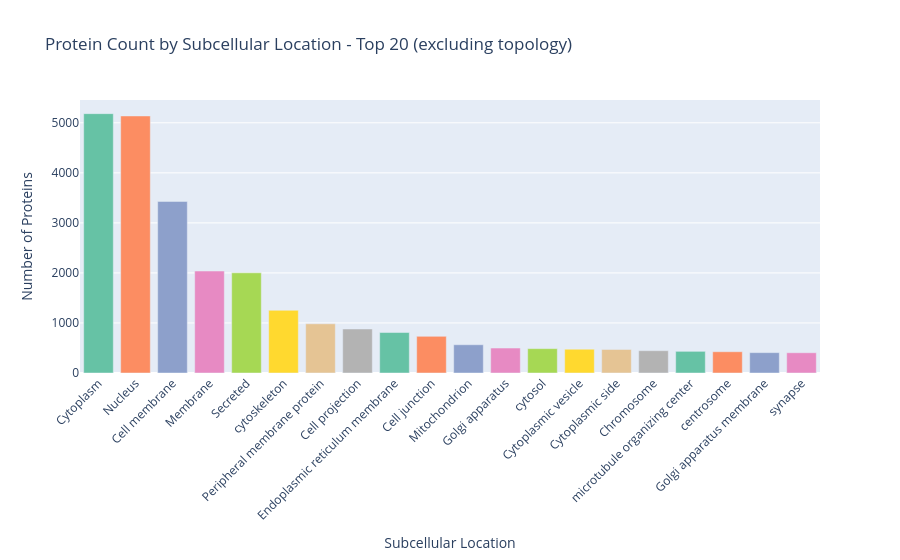

The notebook cell this image was saved under:
### Code cell
# Location distribution bar chart - Top 20 locations by count
if 'Location Categories' in df.columns:
    print("📍 Protein Count by Subcellular Location (Top 20):")
    
    # Explode and count locations
    df_exploded = df.explode('Location Categories')
    df_exploded = df_exploded[df_exploded['Location Categories'].notna()]
    
    # Exclude membrane topology categories (Single-pass, Multi-pass, Lipid-anchor)
    exclude_pattern = 'Single-pass|Multi-pass|Lipid-anchor'
    df_exploded = df_exploded[~df_exploded['Location Categories'].astype(str).str.contains(exclude_pattern, case=False, regex=True)]
    
    location_counts = df_exploded['Location Categories'].value_counts().head(20)
    
    fig = px.bar(
        x=location_counts.index,
        y=location_counts.values,
        title="Protein Count by Subcellular Location - Top 20 (excluding topology)",
        labels={'x': 'Subcellular Location', 'y': 'Number of Proteins'},
        color=location_counts.index,
        color_discrete_sequence=px.colors.qualitative.Set2
    )
    fig.update_layout(showlegend=False, xaxis_tickangle=-45)
    fig.show()
else:
    print("ℹ️ Location column not available.")

### Figure 1 — Plotly figure (JSON) as saved in the notebook; plotly's stock layout.template omitted (floating-point values rounded to 4 significant figures)
{"data": [{"hovertemplate": "color=Cytoplasm<br>Subcellular Location=%{x}<br>Number of Proteins=%{y}<extra></extra>", "legendgroup": "Cytoplasm", "marker": {"color": "rgb(102,194,165)", "pattern": {"shape": ""}}, "name": "Cytoplasm", "orientation": "v", "showlegend": true, "textposition": "auto", "type": "bar", "x": ["Cytoplasm"], "xaxis": "x", "y": [5183], "yaxis": "y"}, {"hovertemplate": "color=Nucleus<br>Subcellular Location=%{x}<br>Number of Proteins=%{y}<extra></extra>", "legendgroup": "Nucleus", "marker": {"color": "rgb(252,141,98)", "pattern": {"shape": ""}}, "name": "Nucleus", "orientation": "v", "showlegend": true, "textposition": "auto", "type": "bar", "x": ["Nucleus"], "xaxis": "x", "y": [5137], "yaxis": "y"}, {"hovertemplate": "color=Cell membrane<br>Subcellular Location=%{x}<br>Number of Proteins=%{y}<extra></extra>", "legendgroup": "Cell membrane", "marker": {"color": "rgb(141,160,203)", "pattern": {"shape": ""}}, "name": "Cell membrane", "orientation": "v", "showlegend": true, "textposition": "auto", "type": "bar", "x": ["Cell membrane"], "xaxis": "x", "y": [3429], "yaxis": "y"}, {"hovertemplate": "color=Membrane<br>Subcellular Location=%{x}<br>Number of Proteins=%{y}<extra></extra>", "legendgroup": "Membrane", "marker": {"color": "rgb(231,138,195)", "pattern": {"shape": ""}}, "name": "Membrane", "orientation": "v", "showlegend": true, "textposition": "auto", "type": "bar", "x": ["Membrane"], "xaxis": "x", "y": [2038], "yaxis": "y"}, {"hovertemplate": "color=Secreted<br>Subcellular Location=%{x}<br>Number of Proteins=%{y}<extra></extra>", "legendgroup": "Secreted", "marker": {"color": "rgb(166,216,84)", "pattern": {"shape": ""}}, "name": "Secreted", "orientation": "v", "showlegend": true, "textposition": "auto", "type": "bar", "x": ["Secreted"], "xaxis": "x", "y": [2002], "yaxis": "y"}, {"hovertemplate": "color=cytoskeleton<br>Subcellular Location=%{x}<br>Number of Proteins=%{y}<extra></extra>", "legendgroup": "cytoskeleton", "marker": {"color": "rgb(255,217,47)", "pattern": {"shape": ""}}, "name": "cytoskeleton", "orientation": "v", "showlegend": true, "textposition": "auto", "type": "bar", "x": ["cytoskeleton"], "xaxis": "x", "y": [1253], "yaxis": "y"}, {"hovertemplate": "color=Peripheral membrane protein<br>Subcellular Location=%{x}<br>Number of Proteins=%{y}<extra></extra>", "legendgroup": "Peripheral membrane protein", "marker": {"color": "rgb(229,196,148)", "pattern": {"shape": ""}}, "name": "Peripheral membrane protein", "orientation": "v", "showlegend": true, "textposition": "auto", "type": "bar", "x": ["Peripheral membrane protein"], "xaxis": "x", "y": [983], "yaxis": "y"}, {"hovertemplate": "color=Cell projection<br>Subcellular Location=%{x}<br>Number of Proteins=%{y}<extra></extra>", "legendgroup": "Cell projection", "marker": {"color": "rgb(179,179,179)", "pattern": {"shape": ""}}, "name": "Cell projection", "orientation": "v", "showlegend": true, "textposition": "auto", "type": "bar", "x": ["Cell projection"], "xaxis": "x", "y": [880], "yaxis": "y"}, {"hovertemplate": "color=Endoplasmic reticulum membrane<br>Subcellular Location=%{x}<br>Number of Proteins=%{y}<extra></extra>", "legendgroup": "Endoplasmic reticulum membrane", "marker": {"color": "rgb(102,194,165)", "pattern": {"shape": ""}}, "name": "Endoplasmic reticulum membrane", "orientation": "v", "showlegend": true, "textposition": "auto", "type": "bar", "x": ["Endoplasmic reticulum membrane"], "xaxis": "x", "y": [809], "yaxis": "y"}, {"hovertemplate": "color=Cell junction<br>Subcellular Location=%{x}<br>Number of Proteins=%{y}<extra></extra>", "legendgroup": "Cell junction", "marker": {"color": "rgb(252,141,98)", "pattern": {"shape": ""}}, "name": "Cell junction", "orientation": "v", "showlegend": true, "textposition": "auto", "type": "bar", "x": ["Cell junction"], "xaxis": "x", "y": [732], "yaxis": "y"}, {"hovertemplate": "color=Mitochondrion<br>Subcellular Location=%{x}<br>Number of Proteins=%{y}<extra></extra>", "legendgroup": "Mitochondrion", "marker": {"color": "rgb(141,160,203)", "pattern": {"shape": ""}}, "name": "Mitochondrion", "orientation": "v", "showlegend": true, "textposition": "auto", "type": "bar", "x": ["Mitochondrion"], "xaxis": "x", "y": [565], "yaxis": "y"}, {"hovertemplate": "color=Golgi apparatus<br>Subcellular Location=%{x}<br>Number of Proteins=%{y}<extra></extra>", "legendgroup": "Golgi apparatus", "marker": {"color": "rgb(231,138,195)", "pattern": {"shape": ""}}, "name": "Golgi apparatus", "orientation": "v", "showlegend": true, "textposition": "auto", "type": "bar", "x": ["Golgi apparatus"], "xaxis": "x", "y": [499], "yaxis": "y"}, {"hovertemplate": "color=cytosol<br>Subcellular Location=%{x}<br>Number of Proteins=%{y}<extra></extra>", "legendgroup": "cytosol", "marker": {"color": "rgb(166,216,84)", "pattern": {"shape": ""}}, "name": "cytosol", "orientation": "v", "showlegend": true, "textposition": "auto", "type": "bar", "x": ["cytosol"], "xaxis": "x", "y": [487], "yaxis": "y"}, {"hovertemplate": "color=Cytoplasmic vesicle<br>Subcellular Location=%{x}<br>Number of Proteins=%{y}<extra></extra>", "legendgroup": "Cytoplasmic vesicle", "marker": {"color": "rgb(255,217,47)", "pattern": {"shape": ""}}, "name": "Cytoplasmic vesicle", "orientation": "v", "showlegend": true, "textposition": "auto", "type": "bar", "x": ["Cytoplasmic vesicle"], "xaxis": "x", "y": [475], "yaxis": "y"}, {"hovertemplate": "color=Cytoplasmic side<br>Subcellular Location=%{x}<br>Number of Proteins=%{y}<extra></extra>", "legendgroup": "Cytoplasmic side", "marker": {"color": "rgb(229,196,148)", "pattern": {"shape": ""}}, "name": "Cytoplasmic side", "orientation": "v", "showlegend": true, "textposition": "auto", "type": "bar", "x": ["Cytoplasmic side"], "xaxis": "x", "y": [470], "yaxis": "y"}, {"hovertemplate": "color=Chromosome<br>Subcellular Location=%{x}<br>Number of Proteins=%{y}<extra></extra>", "legendgroup": "Chromosome", "marker": {"color": "rgb(179,179,179)", "pattern": {"shape": ""}}, "name": "Chromosome", "orientation": "v", "showlegend": true, "textposition": "auto", "type": "bar", "x": ["Chromosome"], "xaxis": "x", "y": [446], "yaxis": "y"}, {"hovertemplate": "color=microtubule organizing center<br>Subcellular Location=%{x}<br>Number of Proteins=%{y}<extra></extra>", "legendgroup": "microtubule organizing center", "marker": {"color": "rgb(102,194,165)", "pattern": {"shape": ""}}, "name": "microtubule organizing center", "orientation": "v", "showlegend": true, "textposition": "auto", "type": "bar", "x": ["microtubule organizing center"], "xaxis": "x", "y": [433], "yaxis": "y"}, {"hovertemplate": "color=centrosome<br>Subcellular Location=%{x}<br>Number of Proteins=%{y}<extra></extra>", "legendgroup": "centrosome", "marker": {"color": "rgb(252,141,98)", "pattern": {"shape": ""}}, "name": "centrosome", "orientation": "v", "showlegend": true, "textposition": "auto", "type": "bar", "x": ["centrosome"], "xaxis": "x", "y": [425], "yaxis": "y"}, {"hovertemplate": "color=Golgi apparatus membrane<br>Subcellular Location=%{x}<br>Number of Proteins=%{y}<extra></extra>", "legendgroup": "Golgi apparatus membrane", "marker": {"color": "rgb(141,160,203)", "pattern": {"shape": ""}}, "name": "Golgi apparatus membrane", "orientation": "v", "showlegend": true, "textposition": "auto", "type": "bar", "x": ["Golgi apparatus membrane"], "xaxis": "x", "y": [407], "yaxis": "y"}, {"hovertemplate": "color=synapse<br>Subcellular Location=%{x}<br>Number of Proteins=%{y}<extra></extra>", "legendgroup": "synapse", "marker": {"color": "rgb(231,138,195)", "pattern": {"shape": ""}}, "name": "synapse", "orientation": "v", "showlegend": true, "textposition": "auto", "type": "bar", "x": ["synapse"], "xaxis": "x", "y": [405], "yaxis": "y"}], "layout": {"barmode": "relative", "legend": {"title": {"text": "color"}, "tracegroupgap": 0}, "showlegend": false, "title": {"text": "Protein Count by Subcellular Location - Top 20 (excluding topology)"}, "xaxis": {"anchor": "y", "domain": [0, 1], "tickangle": -45, "title": {"text": "Subcellular Location"}}, "yaxis": {"anchor": "x", "domain": [0, 1], "title": {"text": "Number of Proteins"}}}}
